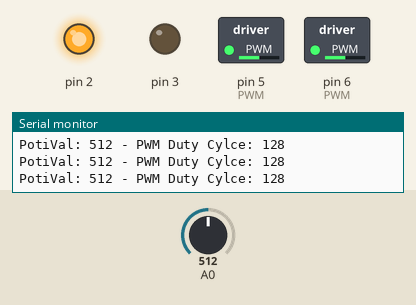
Simulated run of this sketch. Board: Arduino Uno, built with avr-gcc and run on an emulated ATmega328P. Parts: switched loads named in the sketch (green lamp = pin HIGH), output pins drawn as LEDs (lit = HIGH), the last lines printed to the serial monitor. The inputs (shaded band) are chosen by the test bench; at power-on: A0 = 512.

Above: at 1.2 s.
1.3 s: A0 set to 412
At 2.5 s:
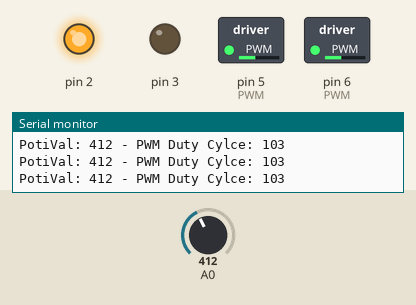
2.8 s: A0 set to 388
At 3.5 s:
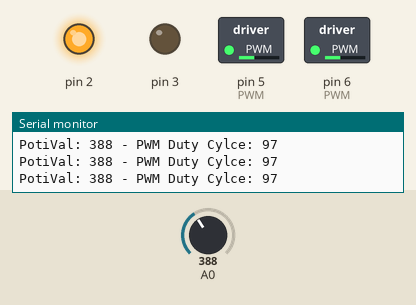
5.8 s: A0 set to 716
At 6.5 s:
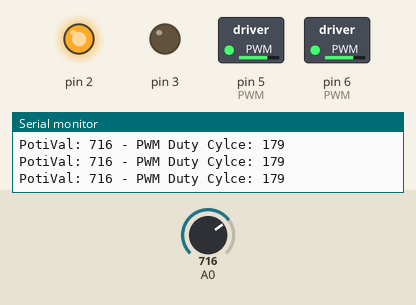
7.3 s: A0 set to 993
At 7.7 s:
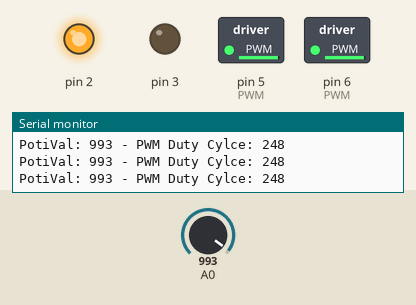
8.8 s: A0 set to 1008
At 10.0 s:
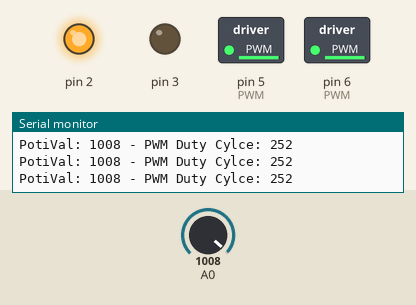
11.8 s: A0 set to 122
At 12.3 s:
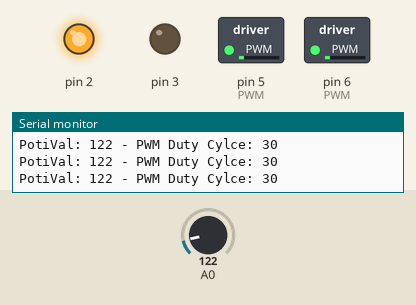
Timing chart, 0 to 14.3 s (numbered marks = the images above; inputs shaded):
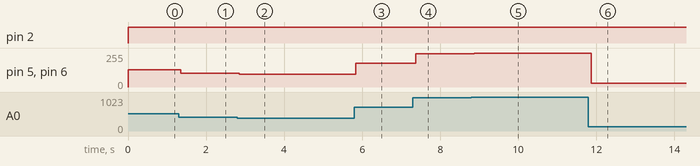

Measured:
- after the input at 1.3 s, pin 5 (PWM), pin 6 (PWM): 128/255 → 103/255 after 0.06 s
- after the input at 2.8 s, pin 5 (PWM), pin 6 (PWM): 103/255 → 97/255 after 0.05 s
- after the input at 5.8 s, pin 5 (PWM), pin 6 (PWM): 97/255 → 179/255 at once
- after the input at 7.3 s, pin 5 (PWM), pin 6 (PWM): 179/255 → 248/255 after 0.07 s
- after the input at 8.8 s, pin 5 (PWM), pin 6 (PWM): 248/255 → 252/255 after 0.07 s
- after the input at 11.8 s, pin 5 (PWM), pin 6 (PWM): 252/255 → 30/255 after 0.07 s

The sketch:

motor_pwm_verify.ino
```cpp
int PotiVal=0;
int PWM=0;

void setup()
{

  pinMode(0, OUTPUT);
  pinMode(1, OUTPUT);
  pinMode(2, OUTPUT);
  pinMode(3, OUTPUT);

  pinMode(5, OUTPUT);//PWM
  pinMode(6, OUTPUT); //PWM

  Serial.begin(9600);

 //pinMode(A0, INPUT);
}

void loop()
{
  digitalWrite(0, LOW);
  digitalWrite(1, LOW);
  digitalWrite(2, HIGH);
  digitalWrite(3, LOW);

  PotiVal = analogRead(A0);

  PWM= DutyCycle(PotiVal);

  Serial.print("PotiVal: ");
  Serial.print(PotiVal);
  Serial.print(" - PWM Duty Cylce: ");
  Serial.println(PWM);

  analogWrite(5, PWM);
  analogWrite(6, PWM);


}

int DutyCycle(int Val){
  const int Untergrenze=40; //20% Duty Cycle
  const int Obergrenze=140;  //50% Duty Cycle

  int backValue=0;

  //backValue = Untergrenze+(0.098*Val);
  backValue=Val/4;

  return backValue;
}
```
